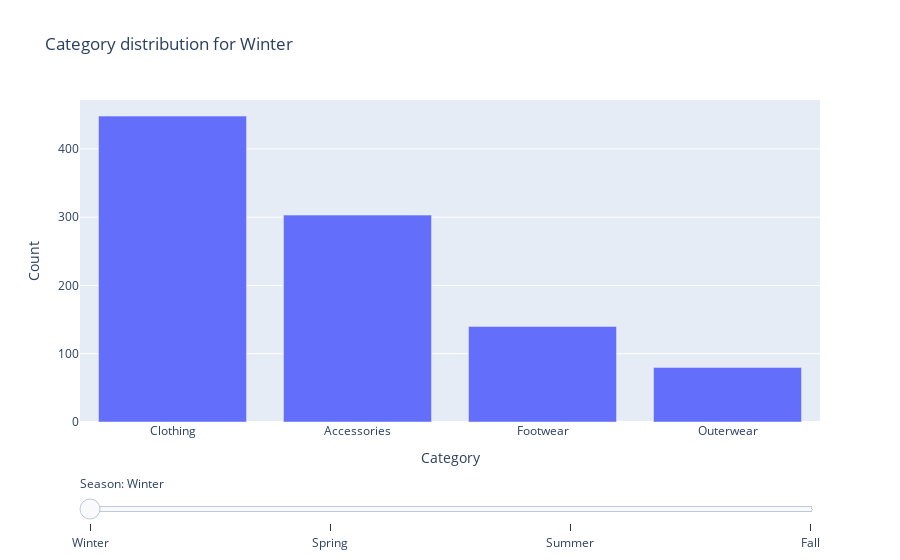

The code cell stored with this chart in its notebook:
### Code cell
seasons = df["Season"].unique()
categories = df["Category"].unique()
fig = go.Figure()

for season in seasons:
    season_data = df[df["Season"] == season]
    category_counts = season_data["Category"].value_counts()
    fig.add_trace(
        go.Bar(
            x=category_counts.index,
            y=category_counts.values,
            name=season,
            visible=(season == seasons[0])
        )
    )
slider_steps = []
for i, season in enumerate(seasons):
    slider_steps.append(
        dict(
            method="update",
            args=[
                {"visible": [j == i for j in range(len(seasons))]},
                {"title": f"Category distribution for {season}"}
            ],
            label=season
        )
    )
fig.update_layout(
    title=f"Category distribution for {seasons[0]}",
    xaxis_title="Category",
    yaxis_title="Count",
    sliders=[{
        "active": 0,
        "currentvalue": {"prefix": "Season: "},
        "pad": {"t": 50},
        "steps": slider_steps
    }]
)
fig.show()

### Figure 1 — Plotly figure (JSON) as saved in the notebook; plotly's stock layout.template omitted (floating-point values rounded to 4 significant figures)
{"data": [{"name": "Winter", "type": "bar", "visible": true, "x": ["Clothing", "Accessories", "Footwear", "Outerwear"], "y": [448, 303, 140, 80]}, {"name": "Spring", "type": "bar", "visible": false, "x": ["Clothing", "Accessories", "Footwear", "Outerwear"], "y": [454, 301, 163, 81]}, {"name": "Summer", "type": "bar", "visible": false, "x": ["Clothing", "Accessories", "Footwear", "Outerwear"], "y": [408, 312, 160, 75]}, {"name": "Fall", "type": "bar", "visible": false, "x": ["Clothing", "Accessories", "Footwear", "Outerwear"], "y": [427, 324, 136, 88]}], "layout": {"sliders": [{"active": 0, "currentvalue": {"prefix": "Season: "}, "pad": {"t": 50}, "steps": [{"args": [{"visible": [true, false, false, false]}, {"title": "Category distribution for Winter"}], "label": "Winter", "method": "update"}, {"args": [{"visible": [false, true, false, false]}, {"title": "Category distribution for Spring"}], "label": "Spring", "method": "update"}, {"args": [{"visible": [false, false, true, false]}, {"title": "Category distribution for Summer"}], "label": "Summer", "method": "update"}, {"args": [{"visible": [false, false, false, true]}, {"title": "Category distribution for Fall"}], "label": "Fall", "method": "update"}]}], "title": {"text": "Category distribution for Winter"}, "xaxis": {"title": {"text": "Category"}}, "yaxis": {"title": {"text": "Count"}}}}
